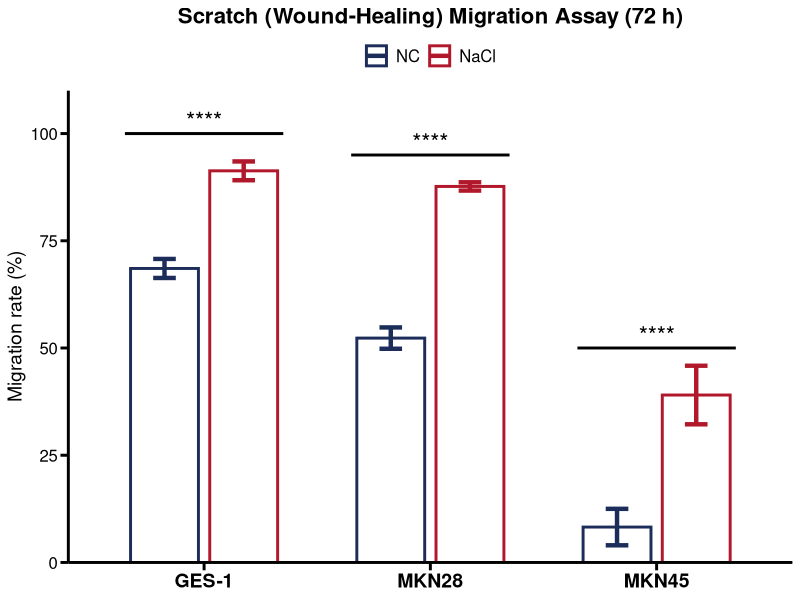

Reproduce this figure in R.
# ============================================================
# 016_Scratch (Wound-Healing) Migration Assay (72 h)
# Plot: Hollow bars (mean ± SD) for NC vs NaCl across cell lines
# Output: PDF figure
# ============================================================

rm(list = ls())

# -----------------------------
# 0) Packages
# -----------------------------
if (!requireNamespace("ggplot2", quietly = TRUE)) install.packages("ggplot2")
library(ggplot2)
if (!requireNamespace("grid", quietly = TRUE)) install.packages("grid")
library(grid)

# -----------------------------
# 1) Input data (Table S1 - Scratch migration, 72 h)
# -----------------------------
plot_data <- data.frame(
  CellLine = factor(
    rep(c("GES-1", "MKN28", "MKN45"), each = 2),
    levels = c("GES-1", "MKN28", "MKN45")
  ),
  Group = factor(
    rep(c("NC", "NaCl"), 3),
    levels = c("NC", "NaCl")
  ),
  Mean = c(
    68.55, 91.31,  # GES-1
    52.31, 87.67,  # MKN28
    8.25,  39.04   # MKN45
  ),
  SD = c(
    2.22, 2.19,    # GES-1
    2.49, 0.97,    # MKN28
    4.25, 6.83     # MKN45
  )
)

# -----------------------------
# 2) Aesthetics
# -----------------------------
color_palette <- c("NC" = "#1c2d5a", "NaCl" = "#b2182b")

# Significance annotation positions (edit as needed)
sig_x_start <- c(0.65, 1.65, 2.65)
sig_x_end   <- c(1.35, 2.35, 3.35)
sig_y_line  <- c(100, 95, 50)
sig_y_text  <- c(103, 98, 53)
sig_label   <- "****"

# Bar geometry
dodge_width <- 0.7
bar_width   <- 0.6

# -----------------------------
# 3) Plot
# -----------------------------
p <- ggplot(plot_data, aes(x = CellLine, y = Mean, color = Group, group = Group)) +
  # Hollow bars
  geom_bar(
    stat = "identity",
    fill = "white",
    linewidth = 1,
    position = position_dodge(dodge_width),
    width = bar_width
  ) +
  # Error bars (mean ± SD)
  geom_errorbar(
    aes(ymin = Mean - SD, ymax = Mean + SD),
    position = position_dodge(dodge_width),
    width = 0.2,
    linewidth = 1.5
  ) +
  # Significance brackets + labels (manual)
  annotate(
    "segment",
    x = sig_x_start, xend = sig_x_end,
    y = sig_y_line,  yend = sig_y_line,
    linewidth = 1,
    color = "black"
  ) +
  annotate(
    "text",
    x = c(1, 2, 3),
    y = sig_y_text,
    label = sig_label,
    size = 6,
    color = "black"
  ) +
  # Scales and labels
  scale_color_manual(values = color_palette) +
  scale_y_continuous(expand = c(0, 0), limits = c(0, 110)) +
  labs(
    x = NULL,
    y = "Migration rate (%)",
    title = "Scratch (Wound-Healing) Migration Assay (72 h)"
  ) +
  # Theme
  theme_classic() +
  theme(
    legend.position = "top",
    legend.title = element_blank(),
    legend.text = element_text(size = 12),

    axis.line = element_line(linewidth = 1, color = "black"),
    axis.ticks = element_line(linewidth = 1, color = "black"),
    axis.ticks.length = unit(0.2, "cm"),

    axis.text.x = element_text(size = 14, color = "black", face = "bold"),
    axis.text.y = element_text(size = 12, color = "black"),
    axis.title.y = element_text(size = 14, color = "black"),

    plot.title = element_text(hjust = 0.5, size = 16, face = "bold")
  )

print(p)

# -----------------------------
# 4) Save figure
# -----------------------------
ggsave(
  filename = "Fig2_ScratchMigration_72h.pdf",
  plot = p,
  width = 5,
  height = 4,
  device = "pdf"
)
